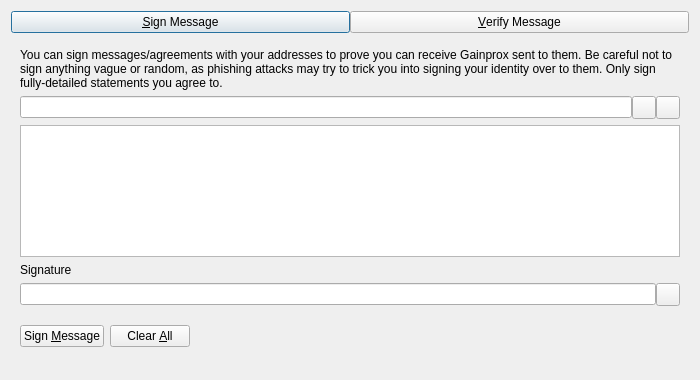
<?xml version="1.0" encoding="UTF-8"?>
<ui version="4.0">
 <class>SignVerifyMessageDialog</class>
 <widget class="QDialog" name="SignVerifyMessageDialog">
  <property name="geometry">
   <rect>
    <x>0</x>
    <y>0</y>
    <width>700</width>
    <height>380</height>
   </rect>
  </property>
  <property name="windowTitle">
   <string>Signatures - Sign / Verify a Message</string>
  </property>
  <property name="modal">
   <bool>true</bool>
  </property>
  <layout class="QVBoxLayout" name="verticalLayout">
   <item>
    <layout class="QHBoxLayout" name="horizontalLayout_Buttons_2">
     <property name="spacing">
      <number>0</number>
     </property>
     <property name="topMargin">
      <number>0</number>
     </property>
     <item>
      <widget class="QPushButton" name="btnSignMessage">
       <property name="text">
        <string>&amp;Sign Message</string>
       </property>
       <property name="checkable">
        <bool>true</bool>
       </property>
      </widget>
     </item>
     <item>
      <widget class="QPushButton" name="btnVerifyMessage">
       <property name="text">
        <string>&amp;Verify Message</string>
       </property>
       <property name="checkable">
        <bool>true</bool>
       </property>
      </widget>
     </item>
    </layout>
   </item>
   <item>
    <widget class="QStackedWidget" name="stackedWidgetSig">
     <property name="minimumSize">
      <size>
       <width>0</width>
       <height>0</height>
      </size>
     </property>
     <property name="currentIndex">
      <number>0</number>
     </property>
     <widget class="QWidget" name="pageSignMessage">
      <layout class="QVBoxLayout" name="verticalLayout_SM">
       <item>
        <widget class="QLabel" name="infoLabel_SM">
         <property name="text">
          <string>You can sign messages/agreements with your addresses to prove you can receive Gainprox sent to them. Be careful not to sign anything vague or random, as phishing attacks may try to trick you into signing your identity over to them. Only sign fully-detailed statements you agree to.</string>
         </property>
         <property name="textFormat">
          <enum>Qt::PlainText</enum>
         </property>
         <property name="wordWrap">
          <bool>true</bool>
         </property>
        </widget>
       </item>
       <item>
        <layout class="QHBoxLayout" name="horizontalLayout_1_SM">
         <property name="spacing">
          <number>0</number>
         </property>
         <item>
          <widget class="QValidatedLineEdit" name="addressIn_SM">
           <property name="toolTip">
            <string>The Gainprox address to sign the message with</string>
           </property>
          </widget>
         </item>
         <item>
          <widget class="QToolButton" name="addressBookButton_SM">
           <property name="toolTip">
            <string>Choose previously used address</string>
           </property>
           <property name="text">
            <string/>
           </property>
           <property name="shortcut">
            <string>Alt+A</string>
           </property>
          </widget>
         </item>
         <item>
          <widget class="QToolButton" name="pasteButton_SM">
           <property name="toolTip">
            <string>Paste address from clipboard</string>
           </property>
           <property name="text">
            <string/>
           </property>
           <property name="shortcut">
            <string>Alt+P</string>
           </property>
          </widget>
         </item>
        </layout>
       </item>
       <item>
        <widget class="QPlainTextEdit" name="messageIn_SM">
         <property name="toolTip">
          <string>Enter the message you want to sign here</string>
         </property>
        </widget>
       </item>
       <item>
        <widget class="QLabel" name="signatureLabel_SM">
         <property name="text">
          <string>Signature</string>
         </property>
         <property name="textFormat">
          <enum>Qt::PlainText</enum>
         </property>
        </widget>
       </item>
       <item>
        <layout class="QHBoxLayout" name="horizontalLayout_2_SM">
         <property name="spacing">
          <number>0</number>
         </property>
         <item>
          <widget class="QLineEdit" name="signatureOut_SM">
           <property name="readOnly">
            <bool>true</bool>
           </property>
          </widget>
         </item>
         <item>
          <widget class="QToolButton" name="copySignatureButton_SM">
           <property name="toolTip">
            <string>Copy the current signature to the system clipboard</string>
           </property>
           <property name="text">
            <string/>
           </property>
          </widget>
         </item>
        </layout>
       </item>
       <item>
        <layout class="QHBoxLayout" name="horizontalLayout_3_SM">
         <item>
          <widget class="QPushButton" name="signMessageButton_SM">
           <property name="toolTip">
            <string>Sign the message to prove you own this Gainprox address</string>
           </property>
           <property name="text">
            <string>Sign &amp;Message</string>
           </property>
           <property name="autoDefault">
            <bool>false</bool>
           </property>
          </widget>
         </item>
         <item>
          <widget class="QPushButton" name="clearButton_SM">
           <property name="toolTip">
            <string>Reset all sign message fields</string>
           </property>
           <property name="text">
            <string>Clear &amp;All</string>
           </property>
           <property name="autoDefault">
            <bool>false</bool>
           </property>
          </widget>
         </item>
         <item>
          <spacer name="horizontalSpacer_1_SM">
           <property name="orientation">
            <enum>Qt::Horizontal</enum>
           </property>
           <property name="sizeHint" stdset="0">
            <size>
             <width>40</width>
             <height>48</height>
            </size>
           </property>
          </spacer>
         </item>
         <item>
          <widget class="QLabel" name="statusLabel_SM">
           <property name="text">
            <string/>
           </property>
           <property name="wordWrap">
            <bool>true</bool>
           </property>
          </widget>
         </item>
         <item>
          <spacer name="horizontalSpacer_2_SM">
           <property name="orientation">
            <enum>Qt::Horizontal</enum>
           </property>
           <property name="sizeHint" stdset="0">
            <size>
             <width>40</width>
             <height>48</height>
            </size>
           </property>
          </spacer>
         </item>
        </layout>
       </item>
      </layout>
     </widget>
     <widget class="QWidget" name="pageVerifyMessage">
      <layout class="QVBoxLayout" name="verticalLayout_VM">
       <item>
        <widget class="QLabel" name="infoLabel_VM">
         <property name="text">
          <string>Enter the receiver's address, message (ensure you copy line breaks, spaces, tabs, etc. exactly) and signature below to verify the message. Be careful not to read more into the signature than what is in the signed message itself, to avoid being tricked by a man-in-the-middle attack. Note that this only proves the signing party receives with the address, it cannot prove sendership of any transaction!</string>
         </property>
         <property name="textFormat">
          <enum>Qt::PlainText</enum>
         </property>
         <property name="alignment">
          <set>Qt::AlignLeading|Qt::AlignLeft|Qt::AlignTop</set>
         </property>
         <property name="wordWrap">
          <bool>true</bool>
         </property>
        </widget>
       </item>
       <item>
        <layout class="QHBoxLayout" name="horizontalLayout_1_VM">
         <property name="spacing">
          <number>0</number>
         </property>
         <item>
          <widget class="QValidatedLineEdit" name="addressIn_VM">
           <property name="toolTip">
            <string>The Gainprox address the message was signed with</string>
           </property>
          </widget>
         </item>
         <item>
          <widget class="QToolButton" name="addressBookButton_VM">
           <property name="toolTip">
            <string>Choose previously used address</string>
           </property>
           <property name="text">
            <string/>
           </property>
           <property name="shortcut">
            <string>Alt+A</string>
           </property>
          </widget>
         </item>
        </layout>
       </item>
       <item>
        <widget class="QPlainTextEdit" name="messageIn_VM"/>
       </item>
       <item>
        <widget class="QValidatedLineEdit" name="signatureIn_VM"/>
       </item>
       <item>
        <layout class="QHBoxLayout" name="horizontalLayout_2_VM">
         <item>
          <widget class="QPushButton" name="verifyMessageButton_VM">
           <property name="toolTip">
            <string>Verify the message to ensure it was signed with the specified Gainprox address</string>
           </property>
           <property name="text">
            <string>Verify &amp;Message</string>
           </property>
           <property name="autoDefault">
            <bool>false</bool>
           </property>
          </widget>
         </item>
         <item>
          <widget class="QPushButton" name="clearButton_VM">
           <property name="toolTip">
            <string>Reset all verify message fields</string>
           </property>
           <property name="text">
            <string>Clear &amp;All</string>
           </property>
           <property name="autoDefault">
            <bool>false</bool>
           </property>
          </widget>
         </item>
         <item>
          <spacer name="horizontalSpacer_1_VM">
           <property name="orientation">
            <enum>Qt::Horizontal</enum>
           </property>
           <property name="sizeHint" stdset="0">
            <size>
             <width>40</width>
             <height>48</height>
            </size>
           </property>
          </spacer>
         </item>
         <item>
          <widget class="QLabel" name="statusLabel_VM">
           <property name="text">
            <string/>
           </property>
           <property name="wordWrap">
            <bool>true</bool>
           </property>
          </widget>
         </item>
         <item>
          <spacer name="horizontalSpacer_2_VM">
           <property name="orientation">
            <enum>Qt::Horizontal</enum>
           </property>
           <property name="sizeHint" stdset="0">
            <size>
             <width>40</width>
             <height>48</height>
            </size>
           </property>
          </spacer>
         </item>
        </layout>
       </item>
      </layout>
     </widget>
    </widget>
   </item>
  </layout>
 </widget>
 <customwidgets>
  <customwidget>
   <class>QValidatedLineEdit</class>
   <extends>QLineEdit</extends>
   <header>qt/qvalidatedlineedit.h</header>
  </customwidget>
 </customwidgets>
 <resources>
  <include location="../gainprox.qrc"/>
 </resources>
 <connections/>
</ui>
